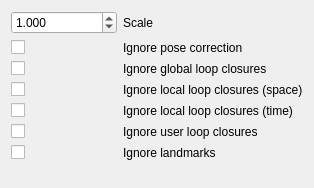
       <widget class="QWidget" name="page_3">
        <property name="geometry">
         <rect>
          <x>0</x>
          <y>0</y>
          <width>314</width>
          <height>188</height>
         </rect>
        </property>
        <attribute name="label">
         <string>Graph optimization</string>
        </attribute>
        <layout class="QGridLayout" name="gridLayout_7" columnstretch="0,0,0">
         <item row="2" column="0">
          <widget class="QCheckBox" name="checkBox_ignoreGlobalLoop">
           <property name="text">
            <string/>
           </property>
           <property name="checked">
            <bool>false</bool>
           </property>
          </widget>
         </item>
         <item row="4" column="2">
          <widget class="QLabel" name="label_49">
           <property name="text">
            <string>Ignore local loop closures (time)</string>
           </property>
          </widget>
         </item>
         <item row="3" column="0">
          <widget class="QCheckBox" name="checkBox_ignoreLocalLoopSpace">
           <property name="text">
            <string/>
           </property>
           <property name="checked">
            <bool>false</bool>
           </property>
          </widget>
         </item>
         <item row="2" column="2">
          <widget class="QLabel" name="label_48">
           <property name="text">
            <string>Ignore global loop closures</string>
           </property>
          </widget>
         </item>
         <item row="1" column="2">
          <widget class="QLabel" name="label_35">
           <property name="text">
            <string>Ignore pose correction</string>
           </property>
          </widget>
         </item>
         <item row="1" column="0">
          <widget class="QCheckBox" name="checkBox_ignorePoseCorrection">
           <property name="text">
            <string/>
           </property>
           <property name="checked">
            <bool>false</bool>
           </property>
          </widget>
         </item>
         <item row="4" column="0">
          <widget class="QCheckBox" name="checkBox_ignoreLocalLoopTime">
           <property name="text">
            <string/>
           </property>
           <property name="checked">
            <bool>false</bool>
           </property>
          </widget>
         </item>
         <item row="7" column="0">
          <spacer name="verticalSpacer_3">
           <property name="orientation">
            <enum>Qt::Vertical</enum>
           </property>
           <property name="sizeHint" stdset="0">
            <size>
             <width>0</width>
             <height>40</height>
            </size>
           </property>
          </spacer>
         </item>
         <item row="5" column="0">
          <widget class="QCheckBox" name="checkBox_ignoreUserLoop">
           <property name="text">
            <string/>
           </property>
           <property name="checked">
            <bool>false</bool>
           </property>
          </widget>
         </item>
         <item row="5" column="2">
          <widget class="QLabel" name="label_50">
           <property name="text">
            <string>Ignore user loop closures</string>
           </property>
          </widget>
         </item>
         <item row="3" column="2">
          <widget class="QLabel" name="label_47">
           <property name="text">
            <string>Ignore local loop closures (space)</string>
           </property>
          </widget>
         </item>
         <item row="0" column="2">
          <widget class="QLabel" name="label_scale_title">
           <property name="text">
            <string>Scale</string>
           </property>
          </widget>
         </item>
         <item row="0" column="0">
          <widget class="QDoubleSpinBox" name="doubleSpinBox_optimizationScale">
           <property name="decimals">
            <number>3</number>
           </property>
           <property name="minimum">
            <double>0.100000000000000</double>
           </property>
           <property name="maximum">
            <double>9.900000000000000</double>
           </property>
           <property name="singleStep">
            <double>0.001000000000000</double>
           </property>
           <property name="value">
            <double>1.000000000000000</double>
           </property>
          </widget>
         </item>
         <item row="6" column="2">
          <widget class="QLabel" name="label_58">
           <property name="text">
            <string>Ignore landmarks</string>
           </property>
          </widget>
         </item>
         <item row="6" column="0">
          <widget class="QCheckBox" name="checkBox_ignoreLandmarks">
           <property name="text">
            <string/>
           </property>
           <property name="checked">
            <bool>false</bool>
           </property>
          </widget>
         </item>
        </layout>
       </widget>
